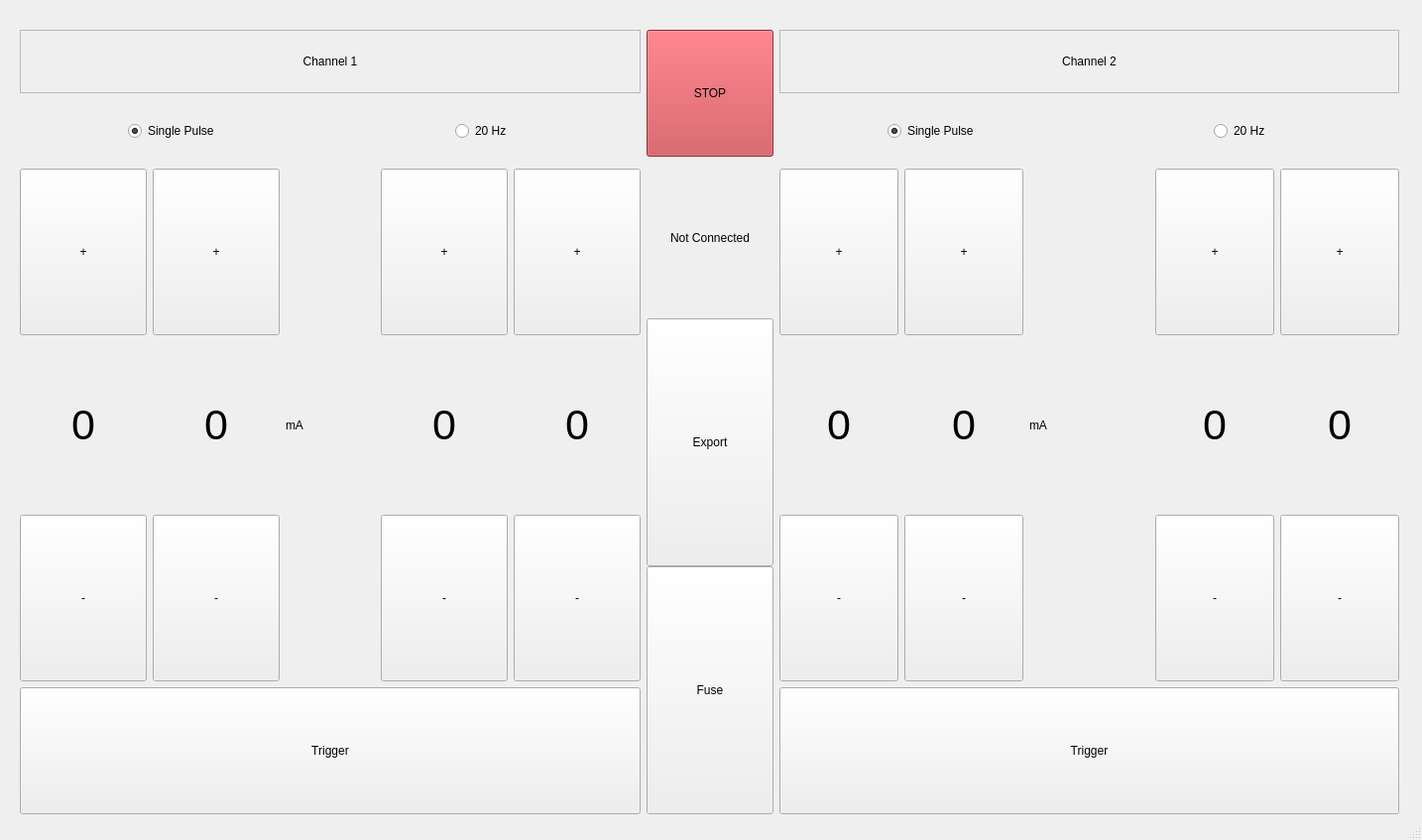
<?xml version="1.0" encoding="UTF-8"?>
<ui version="4.0">
 <class>MainWindow</class>
 <widget class="QMainWindow" name="MainWindow">
  <property name="geometry">
   <rect>
    <x>0</x>
    <y>0</y>
    <width>1434</width>
    <height>847</height>
   </rect>
  </property>
  <property name="windowTitle">
   <string>STG4000 PulseGUI</string>
  </property>
  <widget class="QWidget" name="centralwidget">
   <widget class="QWidget" name="horizontalLayoutWidget">
    <property name="geometry">
     <rect>
      <x>20</x>
      <y>30</y>
      <width>1391</width>
      <height>791</height>
     </rect>
    </property>
    <property name="sizePolicy">
     <sizepolicy hsizetype="MinimumExpanding" vsizetype="MinimumExpanding">
      <horstretch>0</horstretch>
      <verstretch>0</verstretch>
     </sizepolicy>
    </property>
    <property name="minimumSize">
     <size>
      <width>64</width>
      <height>64</height>
     </size>
    </property>
    <layout class="QHBoxLayout" name="horizontalLayout">
     <item>
      <layout class="QVBoxLayout" name="verticalLayout">
       <item>
        <widget class="QLabel" name="ALabel">
         <property name="minimumSize">
          <size>
           <width>64</width>
           <height>64</height>
          </size>
         </property>
         <property name="frameShape">
          <enum>QFrame::StyledPanel</enum>
         </property>
         <property name="frameShadow">
          <enum>QFrame::Plain</enum>
         </property>
         <property name="text">
          <string>Channel 1</string>
         </property>
         <property name="alignment">
          <set>Qt::AlignCenter</set>
         </property>
        </widget>
       </item>
       <item>
        <layout class="QHBoxLayout" name="horizontalLayout_2">
         <item alignment="Qt::AlignHCenter">
          <widget class="QRadioButton" name="Arb_sp">
           <property name="minimumSize">
            <size>
             <width>64</width>
             <height>64</height>
            </size>
           </property>
           <property name="text">
            <string>Single Pulse</string>
           </property>
           <property name="checked">
            <bool>true</bool>
           </property>
           <attribute name="buttonGroup">
            <string notr="true">buttonGroup</string>
           </attribute>
          </widget>
         </item>
         <item alignment="Qt::AlignHCenter">
          <widget class="QRadioButton" name="Arb_repetitive">
           <property name="minimumSize">
            <size>
             <width>64</width>
             <height>64</height>
            </size>
           </property>
           <property name="text">
            <string>20 Hz</string>
           </property>
           <attribute name="buttonGroup">
            <string notr="true">buttonGroup</string>
           </attribute>
          </widget>
         </item>
        </layout>
       </item>
       <item>
        <layout class="QGridLayout" name="gridLayout">
         <item row="1" column="4">
          <widget class="QPushButton" name="A4plus">
           <property name="sizePolicy">
            <sizepolicy hsizetype="MinimumExpanding" vsizetype="MinimumExpanding">
             <horstretch>0</horstretch>
             <verstretch>0</verstretch>
            </sizepolicy>
           </property>
           <property name="minimumSize">
            <size>
             <width>128</width>
             <height>128</height>
            </size>
           </property>
           <property name="text">
            <string>+</string>
           </property>
          </widget>
         </item>
         <item row="4" column="3">
          <widget class="QPushButton" name="A3minus">
           <property name="sizePolicy">
            <sizepolicy hsizetype="MinimumExpanding" vsizetype="MinimumExpanding">
             <horstretch>0</horstretch>
             <verstretch>0</verstretch>
            </sizepolicy>
           </property>
           <property name="minimumSize">
            <size>
             <width>128</width>
             <height>128</height>
            </size>
           </property>
           <property name="text">
            <string>-</string>
           </property>
          </widget>
         </item>
         <item row="4" column="0">
          <widget class="QPushButton" name="A1minus">
           <property name="sizePolicy">
            <sizepolicy hsizetype="MinimumExpanding" vsizetype="MinimumExpanding">
             <horstretch>0</horstretch>
             <verstretch>0</verstretch>
            </sizepolicy>
           </property>
           <property name="minimumSize">
            <size>
             <width>128</width>
             <height>128</height>
            </size>
           </property>
           <property name="text">
            <string>-</string>
           </property>
          </widget>
         </item>
         <item row="4" column="4">
          <widget class="QPushButton" name="A4minus">
           <property name="sizePolicy">
            <sizepolicy hsizetype="MinimumExpanding" vsizetype="MinimumExpanding">
             <horstretch>0</horstretch>
             <verstretch>0</verstretch>
            </sizepolicy>
           </property>
           <property name="minimumSize">
            <size>
             <width>128</width>
             <height>128</height>
            </size>
           </property>
           <property name="text">
            <string>-</string>
           </property>
          </widget>
         </item>
         <item row="3" column="1">
          <widget class="QLabel" name="A2">
           <property name="sizePolicy">
            <sizepolicy hsizetype="MinimumExpanding" vsizetype="MinimumExpanding">
             <horstretch>0</horstretch>
             <verstretch>0</verstretch>
            </sizepolicy>
           </property>
           <property name="minimumSize">
            <size>
             <width>128</width>
             <height>128</height>
            </size>
           </property>
           <property name="font">
            <font>
             <pointsize>32</pointsize>
            </font>
           </property>
           <property name="frameShape">
            <enum>QFrame::NoFrame</enum>
           </property>
           <property name="frameShadow">
            <enum>QFrame::Plain</enum>
           </property>
           <property name="text">
            <string>0</string>
           </property>
           <property name="alignment">
            <set>Qt::AlignCenter</set>
           </property>
          </widget>
         </item>
         <item row="1" column="0">
          <widget class="QPushButton" name="A1plus">
           <property name="sizePolicy">
            <sizepolicy hsizetype="MinimumExpanding" vsizetype="MinimumExpanding">
             <horstretch>0</horstretch>
             <verstretch>0</verstretch>
            </sizepolicy>
           </property>
           <property name="minimumSize">
            <size>
             <width>128</width>
             <height>128</height>
            </size>
           </property>
           <property name="text">
            <string>+</string>
           </property>
          </widget>
         </item>
         <item row="1" column="1">
          <widget class="QPushButton" name="A2plus">
           <property name="sizePolicy">
            <sizepolicy hsizetype="MinimumExpanding" vsizetype="MinimumExpanding">
             <horstretch>0</horstretch>
             <verstretch>0</verstretch>
            </sizepolicy>
           </property>
           <property name="minimumSize">
            <size>
             <width>128</width>
             <height>128</height>
            </size>
           </property>
           <property name="text">
            <string>+</string>
           </property>
          </widget>
         </item>
         <item row="3" column="4">
          <widget class="QLabel" name="A4">
           <property name="sizePolicy">
            <sizepolicy hsizetype="MinimumExpanding" vsizetype="MinimumExpanding">
             <horstretch>0</horstretch>
             <verstretch>0</verstretch>
            </sizepolicy>
           </property>
           <property name="minimumSize">
            <size>
             <width>128</width>
             <height>128</height>
            </size>
           </property>
           <property name="font">
            <font>
             <pointsize>32</pointsize>
            </font>
           </property>
           <property name="frameShape">
            <enum>QFrame::NoFrame</enum>
           </property>
           <property name="frameShadow">
            <enum>QFrame::Plain</enum>
           </property>
           <property name="text">
            <string>0</string>
           </property>
           <property name="alignment">
            <set>Qt::AlignCenter</set>
           </property>
          </widget>
         </item>
         <item row="3" column="3">
          <widget class="QLabel" name="A3">
           <property name="sizePolicy">
            <sizepolicy hsizetype="MinimumExpanding" vsizetype="MinimumExpanding">
             <horstretch>0</horstretch>
             <verstretch>0</verstretch>
            </sizepolicy>
           </property>
           <property name="minimumSize">
            <size>
             <width>128</width>
             <height>128</height>
            </size>
           </property>
           <property name="font">
            <font>
             <pointsize>32</pointsize>
            </font>
           </property>
           <property name="frameShape">
            <enum>QFrame::NoFrame</enum>
           </property>
           <property name="frameShadow">
            <enum>QFrame::Plain</enum>
           </property>
           <property name="text">
            <string>0</string>
           </property>
           <property name="alignment">
            <set>Qt::AlignCenter</set>
           </property>
          </widget>
         </item>
         <item row="3" column="2">
          <widget class="QLabel" name="label_6">
           <property name="sizePolicy">
            <sizepolicy hsizetype="MinimumExpanding" vsizetype="MinimumExpanding">
             <horstretch>0</horstretch>
             <verstretch>0</verstretch>
            </sizepolicy>
           </property>
           <property name="minimumSize">
            <size>
             <width>12</width>
             <height>64</height>
            </size>
           </property>
           <property name="text">
            <string>mA</string>
           </property>
          </widget>
         </item>
         <item row="4" column="1">
          <widget class="QPushButton" name="A2minus">
           <property name="sizePolicy">
            <sizepolicy hsizetype="MinimumExpanding" vsizetype="MinimumExpanding">
             <horstretch>0</horstretch>
             <verstretch>0</verstretch>
            </sizepolicy>
           </property>
           <property name="minimumSize">
            <size>
             <width>128</width>
             <height>128</height>
            </size>
           </property>
           <property name="text">
            <string>-</string>
           </property>
          </widget>
         </item>
         <item row="1" column="3">
          <widget class="QPushButton" name="A3plus">
           <property name="sizePolicy">
            <sizepolicy hsizetype="MinimumExpanding" vsizetype="MinimumExpanding">
             <horstretch>0</horstretch>
             <verstretch>0</verstretch>
            </sizepolicy>
           </property>
           <property name="minimumSize">
            <size>
             <width>128</width>
             <height>128</height>
            </size>
           </property>
           <property name="text">
            <string>+</string>
           </property>
          </widget>
         </item>
         <item row="3" column="0">
          <widget class="QLabel" name="A1">
           <property name="sizePolicy">
            <sizepolicy hsizetype="MinimumExpanding" vsizetype="MinimumExpanding">
             <horstretch>0</horstretch>
             <verstretch>0</verstretch>
            </sizepolicy>
           </property>
           <property name="minimumSize">
            <size>
             <width>128</width>
             <height>128</height>
            </size>
           </property>
           <property name="font">
            <font>
             <pointsize>32</pointsize>
            </font>
           </property>
           <property name="frameShape">
            <enum>QFrame::NoFrame</enum>
           </property>
           <property name="frameShadow">
            <enum>QFrame::Plain</enum>
           </property>
           <property name="text">
            <string>0</string>
           </property>
           <property name="alignment">
            <set>Qt::AlignCenter</set>
           </property>
          </widget>
         </item>
        </layout>
       </item>
       <item>
        <widget class="QPushButton" name="Atrigger">
         <property name="enabled">
          <bool>true</bool>
         </property>
         <property name="minimumSize">
          <size>
           <width>616</width>
           <height>128</height>
          </size>
         </property>
         <property name="cursor">
          <cursorShape>ArrowCursor</cursorShape>
         </property>
         <property name="toolTip">
          <string>&lt;html&gt;&lt;head/&gt;&lt;body&gt;&lt;p&gt;Trigger Channel 1&lt;/p&gt;&lt;/body&gt;&lt;/html&gt;</string>
         </property>
         <property name="text">
          <string>Trigger</string>
         </property>
         <property name="iconSize">
          <size>
           <width>64</width>
           <height>16</height>
          </size>
         </property>
        </widget>
       </item>
      </layout>
     </item>
     <item>
      <layout class="QVBoxLayout" name="verticalLayout_3">
       <property name="spacing">
        <number>0</number>
       </property>
       <property name="leftMargin">
        <number>0</number>
       </property>
       <item>
        <widget class="QPushButton" name="StopAll">
         <property name="enabled">
          <bool>true</bool>
         </property>
         <property name="minimumSize">
          <size>
           <width>128</width>
           <height>128</height>
          </size>
         </property>
         <property name="cursor">
          <cursorShape>ForbiddenCursor</cursorShape>
         </property>
         <property name="toolTip">
          <string>&lt;html&gt;&lt;head/&gt;&lt;body&gt;&lt;p&gt;Stop all stimulation&lt;/p&gt;&lt;/body&gt;&lt;/html&gt;</string>
         </property>
         <property name="styleSheet">
          <string notr="true">background-color: rgb(200, 65, 74)</string>
         </property>
         <property name="text">
          <string>STOP</string>
         </property>
         <property name="iconSize">
          <size>
           <width>64</width>
           <height>16</height>
          </size>
         </property>
        </widget>
       </item>
       <item>
        <widget class="QLabel" name="Device">
         <property name="enabled">
          <bool>true</bool>
         </property>
         <property name="sizePolicy">
          <sizepolicy hsizetype="Minimum" vsizetype="Minimum">
           <horstretch>0</horstretch>
           <verstretch>0</verstretch>
          </sizepolicy>
         </property>
         <property name="minimumSize">
          <size>
           <width>0</width>
           <height>100</height>
          </size>
         </property>
         <property name="autoFillBackground">
          <bool>true</bool>
         </property>
         <property name="frameShape">
          <enum>QFrame::NoFrame</enum>
         </property>
         <property name="lineWidth">
          <number>1</number>
         </property>
         <property name="text">
          <string>Not Connected</string>
         </property>
         <property name="textFormat">
          <enum>Qt::AutoText</enum>
         </property>
         <property name="scaledContents">
          <bool>false</bool>
         </property>
         <property name="alignment">
          <set>Qt::AlignCenter</set>
         </property>
         <property name="margin">
          <number>-7</number>
         </property>
        </widget>
       </item>
       <item>
        <widget class="QPushButton" name="Export">
         <property name="minimumSize">
          <size>
           <width>0</width>
           <height>250</height>
          </size>
         </property>
         <property name="text">
          <string>Export</string>
         </property>
        </widget>
       </item>
       <item>
        <widget class="QPushButton" name="Fuse">
         <property name="sizePolicy">
          <sizepolicy hsizetype="Minimum" vsizetype="Minimum">
           <horstretch>0</horstretch>
           <verstretch>0</verstretch>
          </sizepolicy>
         </property>
         <property name="minimumSize">
          <size>
           <width>0</width>
           <height>250</height>
          </size>
         </property>
         <property name="maximumSize">
          <size>
           <width>16777215</width>
           <height>500</height>
          </size>
         </property>
         <property name="text">
          <string>Fuse</string>
         </property>
        </widget>
       </item>
      </layout>
     </item>
     <item>
      <layout class="QVBoxLayout" name="verticalLayout_2">
       <item>
        <widget class="QLabel" name="BLabel">
         <property name="minimumSize">
          <size>
           <width>64</width>
           <height>64</height>
          </size>
         </property>
         <property name="frameShape">
          <enum>QFrame::StyledPanel</enum>
         </property>
         <property name="frameShadow">
          <enum>QFrame::Plain</enum>
         </property>
         <property name="text">
          <string>Channel 2</string>
         </property>
         <property name="alignment">
          <set>Qt::AlignCenter</set>
         </property>
        </widget>
       </item>
       <item>
        <layout class="QHBoxLayout" name="horizontalLayout_3">
         <item alignment="Qt::AlignHCenter">
          <widget class="QRadioButton" name="Brb_sp">
           <property name="minimumSize">
            <size>
             <width>64</width>
             <height>64</height>
            </size>
           </property>
           <property name="text">
            <string>Single Pulse</string>
           </property>
           <property name="checked">
            <bool>true</bool>
           </property>
           <attribute name="buttonGroup">
            <string notr="true">buttonGroup_2</string>
           </attribute>
          </widget>
         </item>
         <item alignment="Qt::AlignHCenter">
          <widget class="QRadioButton" name="Brb_repetitive">
           <property name="minimumSize">
            <size>
             <width>64</width>
             <height>64</height>
            </size>
           </property>
           <property name="text">
            <string>20 Hz</string>
           </property>
           <attribute name="buttonGroup">
            <string notr="true">buttonGroup_2</string>
           </attribute>
          </widget>
         </item>
        </layout>
       </item>
       <item>
        <layout class="QGridLayout" name="gridLayout_2">
         <item row="1" column="1">
          <widget class="QPushButton" name="B2plus">
           <property name="sizePolicy">
            <sizepolicy hsizetype="MinimumExpanding" vsizetype="MinimumExpanding">
             <horstretch>0</horstretch>
             <verstretch>0</verstretch>
            </sizepolicy>
           </property>
           <property name="minimumSize">
            <size>
             <width>64</width>
             <height>64</height>
            </size>
           </property>
           <property name="text">
            <string>+</string>
           </property>
          </widget>
         </item>
         <item row="1" column="3">
          <widget class="QPushButton" name="B3plus">
           <property name="sizePolicy">
            <sizepolicy hsizetype="MinimumExpanding" vsizetype="MinimumExpanding">
             <horstretch>0</horstretch>
             <verstretch>0</verstretch>
            </sizepolicy>
           </property>
           <property name="minimumSize">
            <size>
             <width>64</width>
             <height>64</height>
            </size>
           </property>
           <property name="text">
            <string>+</string>
           </property>
          </widget>
         </item>
         <item row="3" column="3">
          <widget class="QLabel" name="B3">
           <property name="sizePolicy">
            <sizepolicy hsizetype="MinimumExpanding" vsizetype="MinimumExpanding">
             <horstretch>0</horstretch>
             <verstretch>0</verstretch>
            </sizepolicy>
           </property>
           <property name="minimumSize">
            <size>
             <width>64</width>
             <height>64</height>
            </size>
           </property>
           <property name="font">
            <font>
             <pointsize>32</pointsize>
            </font>
           </property>
           <property name="frameShape">
            <enum>QFrame::NoFrame</enum>
           </property>
           <property name="frameShadow">
            <enum>QFrame::Plain</enum>
           </property>
           <property name="text">
            <string>0</string>
           </property>
           <property name="alignment">
            <set>Qt::AlignCenter</set>
           </property>
          </widget>
         </item>
         <item row="3" column="0">
          <widget class="QLabel" name="B1">
           <property name="sizePolicy">
            <sizepolicy hsizetype="MinimumExpanding" vsizetype="MinimumExpanding">
             <horstretch>0</horstretch>
             <verstretch>0</verstretch>
            </sizepolicy>
           </property>
           <property name="minimumSize">
            <size>
             <width>64</width>
             <height>64</height>
            </size>
           </property>
           <property name="font">
            <font>
             <pointsize>32</pointsize>
            </font>
           </property>
           <property name="frameShape">
            <enum>QFrame::NoFrame</enum>
           </property>
           <property name="frameShadow">
            <enum>QFrame::Plain</enum>
           </property>
           <property name="text">
            <string>0</string>
           </property>
           <property name="alignment">
            <set>Qt::AlignCenter</set>
           </property>
          </widget>
         </item>
         <item row="1" column="4">
          <widget class="QPushButton" name="B4plus">
           <property name="sizePolicy">
            <sizepolicy hsizetype="MinimumExpanding" vsizetype="MinimumExpanding">
             <horstretch>0</horstretch>
             <verstretch>0</verstretch>
            </sizepolicy>
           </property>
           <property name="minimumSize">
            <size>
             <width>64</width>
             <height>64</height>
            </size>
           </property>
           <property name="text">
            <string>+</string>
           </property>
          </widget>
         </item>
         <item row="3" column="4">
          <widget class="QLabel" name="B4">
           <property name="sizePolicy">
            <sizepolicy hsizetype="MinimumExpanding" vsizetype="MinimumExpanding">
             <horstretch>0</horstretch>
             <verstretch>0</verstretch>
            </sizepolicy>
           </property>
           <property name="minimumSize">
            <size>
             <width>64</width>
             <height>64</height>
            </size>
           </property>
           <property name="font">
            <font>
             <pointsize>32</pointsize>
            </font>
           </property>
           <property name="frameShape">
            <enum>QFrame::NoFrame</enum>
           </property>
           <property name="frameShadow">
            <enum>QFrame::Plain</enum>
           </property>
           <property name="text">
            <string>0</string>
           </property>
           <property name="alignment">
            <set>Qt::AlignCenter</set>
           </property>
          </widget>
         </item>
         <item row="4" column="1">
          <widget class="QPushButton" name="B2minus">
           <property name="sizePolicy">
            <sizepolicy hsizetype="MinimumExpanding" vsizetype="MinimumExpanding">
             <horstretch>0</horstretch>
             <verstretch>0</verstretch>
            </sizepolicy>
           </property>
           <property name="minimumSize">
            <size>
             <width>64</width>
             <height>64</height>
            </size>
           </property>
           <property name="text">
            <string>-</string>
           </property>
          </widget>
         </item>
         <item row="1" column="0">
          <widget class="QPushButton" name="B1plus">
           <property name="sizePolicy">
            <sizepolicy hsizetype="MinimumExpanding" vsizetype="MinimumExpanding">
             <horstretch>0</horstretch>
             <verstretch>0</verstretch>
            </sizepolicy>
           </property>
           <property name="minimumSize">
            <size>
             <width>64</width>
             <height>64</height>
            </size>
           </property>
           <property name="text">
            <string>+</string>
           </property>
          </widget>
         </item>
         <item row="4" column="4">
          <widget class="QPushButton" name="B4minus">
           <property name="sizePolicy">
            <sizepolicy hsizetype="MinimumExpanding" vsizetype="MinimumExpanding">
             <horstretch>0</horstretch>
             <verstretch>0</verstretch>
            </sizepolicy>
           </property>
           <property name="minimumSize">
            <size>
             <width>64</width>
             <height>64</height>
            </size>
           </property>
           <property name="text">
            <string>-</string>
           </property>
          </widget>
         </item>
         <item row="3" column="1">
          <widget class="QLabel" name="B2">
           <property name="sizePolicy">
            <sizepolicy hsizetype="MinimumExpanding" vsizetype="MinimumExpanding">
             <horstretch>0</horstretch>
             <verstretch>0</verstretch>
            </sizepolicy>
           </property>
           <property name="minimumSize">
            <size>
             <width>64</width>
             <height>64</height>
            </size>
           </property>
           <property name="font">
            <font>
             <pointsize>32</pointsize>
            </font>
           </property>
           <property name="frameShape">
            <enum>QFrame::NoFrame</enum>
           </property>
           <property name="frameShadow">
            <enum>QFrame::Plain</enum>
           </property>
           <property name="text">
            <string>0</string>
           </property>
           <property name="alignment">
            <set>Qt::AlignCenter</set>
           </property>
          </widget>
         </item>
         <item row="4" column="3">
          <widget class="QPushButton" name="B3minus">
           <property name="sizePolicy">
            <sizepolicy hsizetype="MinimumExpanding" vsizetype="MinimumExpanding">
             <horstretch>0</horstretch>
             <verstretch>0</verstretch>
            </sizepolicy>
           </property>
           <property name="minimumSize">
            <size>
             <width>64</width>
             <height>64</height>
            </size>
           </property>
           <property name="text">
            <string>-</string>
           </property>
          </widget>
         </item>
         <item row="4" column="0">
          <widget class="QPushButton" name="B1minus">
           <property name="sizePolicy">
            <sizepolicy hsizetype="MinimumExpanding" vsizetype="MinimumExpanding">
             <horstretch>0</horstretch>
             <verstretch>0</verstretch>
            </sizepolicy>
           </property>
           <property name="minimumSize">
            <size>
             <width>64</width>
             <height>64</height>
            </size>
           </property>
           <property name="text">
            <string>-</string>
           </property>
          </widget>
         </item>
         <item row="3" column="2">
          <widget class="QLabel" name="label_9">
           <property name="sizePolicy">
            <sizepolicy hsizetype="MinimumExpanding" vsizetype="MinimumExpanding">
             <horstretch>0</horstretch>
             <verstretch>0</verstretch>
            </sizepolicy>
           </property>
           <property name="minimumSize">
            <size>
             <width>12</width>
             <height>64</height>
            </size>
           </property>
           <property name="text">
            <string>mA</string>
           </property>
          </widget>
         </item>
        </layout>
       </item>
       <item>
        <widget class="QPushButton" name="Btrigger">
         <property name="enabled">
          <bool>true</bool>
         </property>
         <property name="minimumSize">
          <size>
           <width>128</width>
           <height>128</height>
          </size>
         </property>
         <property name="toolTip">
          <string>&lt;html&gt;&lt;head/&gt;&lt;body&gt;&lt;p&gt;Trigger Channel 2&lt;/p&gt;&lt;/body&gt;&lt;/html&gt;</string>
         </property>
         <property name="text">
          <string>Trigger</string>
         </property>
         <property name="iconSize">
          <size>
           <width>64</width>
           <height>16</height>
          </size>
         </property>
        </widget>
       </item>
      </layout>
     </item>
    </layout>
   </widget>
  </widget>
  <widget class="QStatusBar" name="statusbar"/>
 </widget>
 <resources/>
 <connections/>
 <buttongroups>
  <buttongroup name="buttonGroup"/>
  <buttongroup name="buttonGroup_2"/>
 </buttongroups>
</ui>
